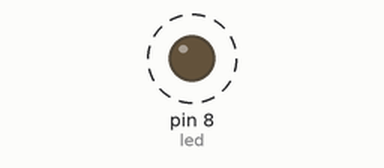
The sketch below on a simulated Arduino Uno, built with avr-gcc and run on an emulated ATmega328P. On the bench: output pins drawn as LEDs (lit = HIGH). Dashed ring = blinking.

Above: at 0.3 s.
Timing chart, 0 to 3.0 s (numbered marks = the images above):
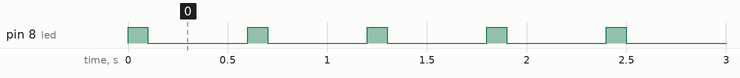

The sketch:

sketch_jul11a.ino
```cpp
int led = 8;

void setup() {
    pinMode(led, OUTPUT);
}

void loop() {
    digitalWrite(led, HIGH); // Liga o LED
    delay(100);              // Espera 100 milissegundos
    digitalWrite(led, LOW);  // Desliga o LED
    delay(500);              // Espera 500 milissegundos
}
```

Measured:
- by itself, pin 8 (led): alternates HIGH for 0.10 s and LOW for 0.50 s
